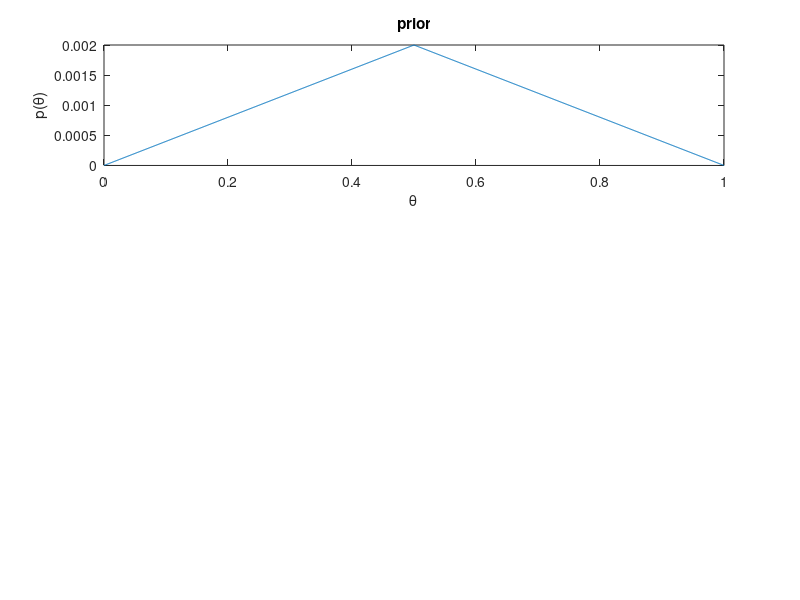

Source code (MATLAB): (Note: this script raises an error after producing the figure.)
%% main :
%% figure 5.2
clear all; clc;
fig_counter=1
for monte_carlo_i=1:2
    if monte_carlo_i==1
        data=[0 0 0 1];
    else
        data=[ones(10,1); zeros(30,1)];
    end
theta=linspace(0,1,1001);
ptheta=min([theta; 1-theta]);
ptheta=ptheta/sum(ptheta);
figure(fig_counter);
subplot(3,1,1); %prior 
plot(theta,ptheta);
xlabel('\theta');
ylabel('p(\theta)');
title('prior');
[~,mode]=max(ptheta);
hdiLim = mbe_hdi(ptheta,0.95);
theta_lb=theta(find(ptheta>hdiLim(1),1));
theta_rb=find(ptheta>hdiLim(1));
theta_rb=theta(theta_rb(end));
line([theta_lb theta_rb],[hdiLim(1),hdiLim(1)],'color','k')
legend(['mode=' num2str(theta(mode))],'95 % HDI');

subplot(3,1,2);%likelihood 
p_data_given_theta=theta.^(sum(data)).*(1-theta).^(length(data)-sum(data));
plot(theta,p_data_given_theta);
xlabel('\theta');
ylabel('p(D|\theta)');
title('likelihood');
[~,mode]=max(p_data_given_theta);
legend(['mode=' num2str(theta(mode)) ' Z=' num2str(sum(data)) ' N=' num2str(length(data))]);

subplot(3,1,3);%posterior 1
posterior=ptheta.*p_data_given_theta/sum(p_data_given_theta.*ptheta);
plot(theta,posterior);
xlabel('\theta');
ylabel('p(\theta|D)');
title('posterior');
[~,mode]=max(posterior);
hdiLim = mbe_hdi(posterior,0.95);
theta_lb=theta(find(posterior>hdiLim(1),1));
theta_rb=find(posterior>hdiLim(1));
theta_rb=theta(theta_rb(end));
line([theta_lb theta_rb],[hdiLim(1),hdiLim(1)],'color','k')
legend(['mode=' num2str(theta(mode))],'95 % HDI');
legend(['mode=' num2str(theta(mode))]);
fig_counter=fig_counter+1
end

%% figure 5.3
%clear all; clc;
for monte_carlo_i=1:2
    if monte_carlo_i==1
        %generalized normal distrbution:
        beta=8;
        alpha=0.2;
        mu=0.5;
        theta=linspace(0,1,1001);
        ptheta=beta/(2*alpha*gamma(1/beta))*exp(-((abs(theta-mu)/alpha).*beta));
        ptheta=ptheta/sum(ptheta);
        data=[0 0 0 1];
    else
        beta=0.5;
        alpha=0.2;
        mu=0.5;
        theta=linspace(0,1,1001);
        ptheta=beta/(2*alpha*gamma(1/beta))*exp(-(abs(theta-mu)/alpha).*beta);
        ptheta=ptheta/sum(ptheta);
        data=[ones(10,1); zeros(30,1)];
    end
%theta=linspace(0,1,1001);
%ptheta=min([theta; 1-theta]);
%ptheta=ptheta/sum(ptheta);
figure(fig_counter);
subplot(3,1,1); %prior 
plot(theta,ptheta);
xlabel('\theta');
ylabel('p(\theta)');
title('prior');
[~,mode]=max(ptheta);
hdiLim = mbe_hdi(ptheta,0.95);
theta_lb=theta(find(ptheta>hdiLim(1),1));
theta_rb=find(ptheta>hdiLim(1));
theta_rb=theta(theta_rb(end));
line([theta_lb theta_rb],[hdiLim(1),hdiLim(1)],'color','k')
legend(['mode=' num2str(theta(mode))],'95 % HDI');

subplot(3,1,2);%likelihood 
p_data_given_theta=theta.^(sum(data)).*(1-theta).^(length(data)-sum(data));
plot(theta,p_data_given_theta);
xlabel('\theta');
ylabel('p(D|\theta)');
title('likelihood');
[~,mode]=max(p_data_given_theta);
legend(['mode=' num2str(theta(mode)) ' Z=' num2str(sum(data)) ' N=' num2str(length(data))]);

subplot(3,1,3);%posterior 1
posterior=ptheta.*p_data_given_theta/sum(p_data_given_theta.*ptheta);
plot(theta,posterior);
xlabel('\theta');
ylabel('p(\theta|D)');
title('posterior');
[~,mode]=max(posterior);
hdiLim = mbe_hdi(posterior,0.95);
theta_lb=theta(find(posterior>hdiLim(1),1));
theta_rb=find(posterior>hdiLim(1));
theta_rb=theta(theta_rb(end));
line([theta_lb theta_rb],[hdiLim(1),hdiLim(1)],'color','k')
legend(['mode=' num2str(theta(mode))],'95 % HDI');
fig_counter=fig_counter+1
end

%% figure 6.3
data=[1 zeros(1,9)]
theta=linspace(0,1,1001);
ptheta=betapdf(theta,5,5)
%ptheta=ptheta/sum(ptheta);
figure(fig_counter);
subplot(3,1,1); %prior 
plot(theta,ptheta);
xlabel('\theta');
ylabel('p(\theta)|a=5,b=5)');
title('prior');
[~,mode]=max(ptheta);
hdiLim = mbe_hdi(ptheta,0.95);
theta_lb=theta(find(ptheta>hdiLim(1),1));
theta_rb=find(ptheta>hdiLim(1));
theta_rb=theta(theta_rb(end));
line([theta_lb theta_rb],[hdiLim(1),hdiLim(1)],'color','k')
legend(['mean=' num2str(0.5)],'95 % HDI');

subplot(3,1,2);%likelihood 
p_data_given_theta=theta.^(sum(data)).*(1-theta).^(length(data)-sum(data));
plot(theta,p_data_given_theta);
xlabel('\theta');
ylabel('p(D|\theta)');
title('likelihood');
[~,mode]=max(p_data_given_theta);
legend(['Z=' num2str(sum(data)) ' N=' num2str(length(data))]);

subplot(3,1,3);%posterior 1
posterior=ptheta.*p_data_given_theta/sum(p_data_given_theta.*ptheta);
plot(theta,posterior);
xlabel('\theta');
ylabel('p(\theta|D)');
title('posterior');
[~,mode]=max(posterior);
hdiLim = mbe_hdi(posterior,0.95);
theta_lb=theta(find(posterior>hdiLim(1),1));
theta_rb=find(posterior>hdiLim(1));
theta_rb=theta(theta_rb(end));
line([theta_lb theta_rb],[hdiLim(1),hdiLim(1)],'color','k')
legend(['mode=' num2str(theta(mode))],'95 % HDI');
fig_counter=fig_counter+1